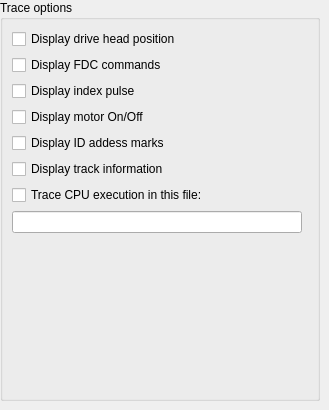
   <widget class="QWidget" name="page_trace">
    <widget class="QGroupBox" name="traceGroup">
     <property name="geometry">
      <rect>
       <x>0</x>
       <y>0</y>
       <width>320</width>
       <height>401</height>
      </rect>
     </property>
     <property name="minimumSize">
      <size>
       <width>258</width>
       <height>208</height>
      </size>
     </property>
     <property name="title">
      <string>Trace options</string>
     </property>
     <layout class="QGridLayout" name="gridLayout_6">
      <item row="10" column="0" colspan="2">
       <widget class="QCheckBox" name="displayIdAddressMarks">
        <property name="text">
         <string>Display ID addess marks</string>
        </property>
       </widget>
      </item>
      <item row="14" column="0">
       <spacer name="traceSpacer">
        <property name="orientation">
         <enum>Qt::Vertical</enum>
        </property>
        <property name="sizeHint" stdset="0">
         <size>
          <width>20</width>
          <height>40</height>
         </size>
        </property>
       </spacer>
      </item>
      <item row="12" column="0" colspan="2">
       <widget class="QCheckBox" name="displayCpuInstructions">
        <property name="text">
         <string>Trace CPU execution in this file:</string>
        </property>
       </widget>
      </item>
      <item row="6" column="0" colspan="2">
       <widget class="QCheckBox" name="displayDriveHead">
        <property name="text">
         <string>Display drive head position</string>
        </property>
       </widget>
      </item>
      <item row="13" column="0">
       <widget class="QLineEdit" name="traceFilename">
        <property name="text">
         <string/>
        </property>
       </widget>
      </item>
      <item row="8" column="0" colspan="2">
       <widget class="QCheckBox" name="displayIndexPulse">
        <property name="text">
         <string>Display index pulse</string>
        </property>
       </widget>
      </item>
      <item row="11" column="0" colspan="2">
       <widget class="QCheckBox" name="displayTrackInformation">
        <property name="text">
         <string>Display track information</string>
        </property>
       </widget>
      </item>
      <item row="7" column="0" colspan="2">
       <widget class="QCheckBox" name="displayFdcCommands">
        <property name="text">
         <string>Display FDC commands</string>
        </property>
       </widget>
      </item>
      <item row="9" column="0" colspan="2">
       <widget class="QCheckBox" name="displayMotorOnOff">
        <property name="text">
         <string>Display motor On/Off</string>
        </property>
       </widget>
      </item>
     </layout>
    </widget>
   </widget>
